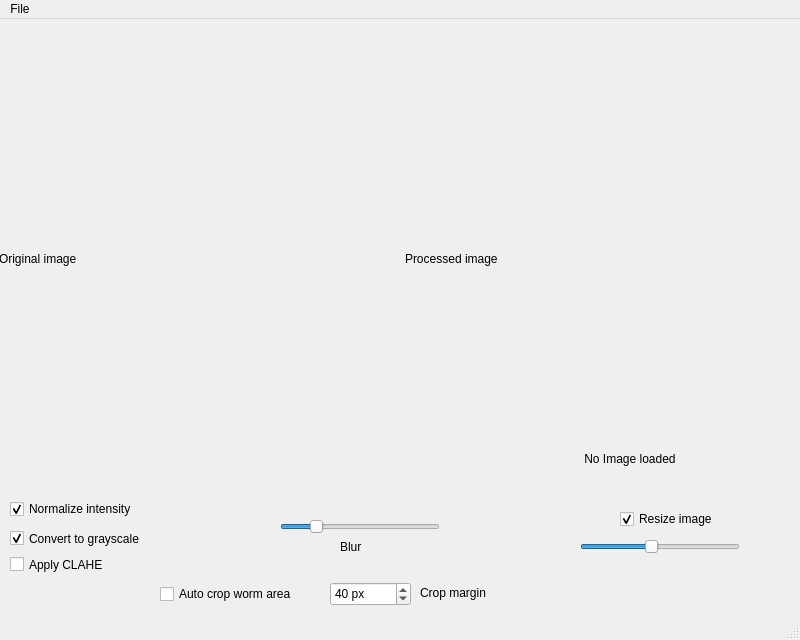
<?xml version="1.0" encoding="UTF-8"?>
<ui version="4.0">
 <class>MainWindow</class>
 <widget class="QMainWindow" name="MainWindow">
  <property name="geometry">
    <rect>
    <x>0</x>
    <y>0</y>
    <width>800</width>
    <height>640</height>
   </rect>
  </property>
  <property name="windowTitle">
   <string>MainWindow</string>
  </property>
  <widget class="QWidget" name="centralwidget">
   <widget class="QLabel" name="imageLabel">
    <property name="geometry">
     <rect>
      <x>330</x>
      <y>240</y>
      <width>600</width>
      <height>400</height>
     </rect>
    </property>
    <property name="minimumSize">
     <size>
      <width>600</width>
      <height>400</height>
     </size>
    </property>
    <property name="text">
     <string>No Image loaded</string>
    </property>
    <property name="alignment">
     <set>Qt::AlignmentFlag::AlignCenter</set>
    </property>
   </widget>
   <widget class="QWidget" name="horizontalLayoutWidget">
    <property name="geometry">
     <rect>
      <x>-1</x>
      <y>-1</y>
      <width>801</width>
      <height>481</height>
     </rect>
    </property>
    <layout class="QHBoxLayout" name="horizontalLayout">
     <item>
      <widget class="QLabel" name="originalImageLabel">
       <property name="minimumSize">
        <size>
         <width>400</width>
         <height>400</height>
        </size>
       </property>
       <property name="text">
        <string>Original image</string>
       </property>
      </widget>
     </item>
     <item>
      <widget class="QLabel" name="processedImageLabel">
       <property name="baseSize">
        <size>
         <width>400</width>
         <height>400</height>
        </size>
       </property>
       <property name="text">
        <string>Processed image</string>
       </property>
      </widget>
     </item>
    </layout>
   </widget>
   <widget class="QCheckBox" name="normalizeCheckBox">
    <property name="geometry">
     <rect>
      <x>10</x>
      <y>480</y>
      <width>194</width>
      <height>20</height>
     </rect>
    </property>
    <property name="text">
     <string>Normalize intensity</string>
    </property>
    <property name="checked">
     <bool>true</bool>
    </property>
   </widget>
   <widget class="QSlider" name="blurSlider">
    <property name="geometry">
     <rect>
      <x>280</x>
      <y>500</y>
      <width>160</width>
      <height>16</height>
     </rect>
    </property>
    <property name="maximum">
     <number>10</number>
    </property>
    <property name="value">
     <number>2</number>
    </property>
    <property name="orientation">
     <enum>Qt::Orientation::Horizontal</enum>
    </property>
   </widget>
   <widget class="QLabel" name="label">
    <property name="geometry">
     <rect>
      <x>340</x>
      <y>520</y>
      <width>49</width>
      <height>16</height>
     </rect>
    </property>
    <property name="text">
     <string>Blur</string>
    </property>
   </widget>
   <widget class="QCheckBox" name="resizeCheckBox">
    <property name="geometry">
     <rect>
      <x>620</x>
      <y>490</y>
      <width>92</width>
      <height>20</height>
     </rect>
    </property>
    <property name="text">
     <string>Resize image</string>
    </property>
    <property name="checked">
     <bool>true</bool>
    </property>
   </widget>
   <widget class="QSlider" name="resizeSlider">
    <property name="geometry">
     <rect>
      <x>580</x>
      <y>520</y>
      <width>160</width>
      <height>16</height>
     </rect>
    </property>
    <property name="minimum">
     <number>10</number>
    </property>
    <property name="maximum">
     <number>100</number>
    </property>
    <property name="value">
     <number>50</number>
    </property>
    <property name="orientation">
     <enum>Qt::Orientation::Horizontal</enum>
    </property>
   </widget>
   <widget class="QCheckBox" name="grayscaleCheckBox">
    <property name="geometry">
     <rect>
      <x>10</x>
      <y>509</y>
      <width>131</width>
      <height>21</height>
     </rect>
    </property>
    <property name="text">
     <string>Convert to grayscale</string>
    </property>
    <property name="checked">
     <bool>true</bool>
    </property>
   </widget>
   <widget class="QCheckBox" name="claheCheckBox">
    <property name="geometry">
     <rect>
      <x>10</x>
      <y>530</y>
      <width>101</width>
      <height>31</height>
     </rect>
    </property>
    <property name="text">
     <string>Apply CLAHE</string>
    </property>
   </widget>
   <widget class="QCheckBox" name="autoCropCheckBox">
    <property name="geometry">
     <rect>
      <x>160</x>
      <y>565</y>
      <width>151</width>
      <height>20</height>
     </rect>
    </property>
    <property name="text">
     <string>Auto crop worm area</string>
    </property>
   </widget>
   <widget class="QSpinBox" name="cropMarginSpinBox">
    <property name="geometry">
     <rect>
      <x>330</x>
      <y>563</y>
      <width>81</width>
      <height>24</height>
     </rect>
    </property>
    <property name="suffix">
     <string> px</string>
    </property>
    <property name="maximum">
     <number>250</number>
    </property>
    <property name="value">
     <number>40</number>
    </property>
   </widget>
   <widget class="QLabel" name="cropMarginLabel">
    <property name="geometry">
     <rect>
      <x>420</x>
      <y>566</y>
      <width>91</width>
      <height>16</height>
     </rect>
    </property>
    <property name="text">
     <string>Crop margin</string>
    </property>
   </widget>
  </widget>
  <widget class="QMenuBar" name="menubar">
   <property name="geometry">
    <rect>
     <x>0</x>
     <y>0</y>
     <width>800</width>
     <height>22</height>
    </rect>
   </property>
   <widget class="QMenu" name="menuFile">
    <property name="title">
     <string>File</string>
    </property>
    <addaction name="actionOpen_Image"/>
    <addaction name="actionSave_Processed_Image"/>
    <addaction name="actionLoad_Mask"/>
    <addaction name="separator"/>
    <addaction name="actionBatch_Preprocess_Folder"/>
    <addaction name="separator"/>
    <addaction name="actionSave_Preprocessing_Profile"/>
   </widget>
   <addaction name="menuFile"/>
  </widget>
  <widget class="QStatusBar" name="statusbar"/>
  <action name="actionOpen_Image">
   <property name="text">
    <string>Open Image</string>
   </property>
  </action>
  <action name="actionSave_Processed_Image">
   <property name="text">
    <string>Save Processed Image</string>
   </property>
  </action>
  <action name="actionLoad_Mask">
   <property name="text">
    <string>Load Mask</string>
   </property>
  </action>
  <action name="actionBatch_Preprocess_Folder">
   <property name="text">
    <string>Batch Preprocess Folder</string>
   </property>
  </action>
  <action name="actionSave_Preprocessing_Profile">
   <property name="text">
    <string>Save Preprocessing Profile</string>
   </property>
  </action>
 </widget>
 <resources/>
 <connections/>
</ui>
